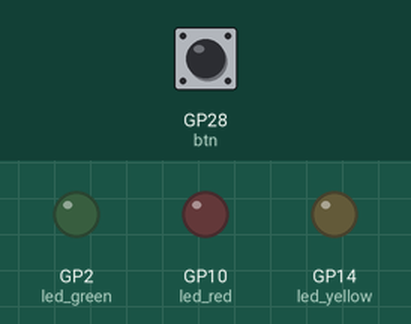
Recording of a program running on a simulated Raspberry Pi Pico running MicroPython. On the bench: output pins drawn as LEDs (lit = HIGH). Inputs (shaded band) come from the test bench; at power-on: GP28 (btn) LOW.

Above: at 1.2 s.
1.3 s: GP28 (btn) pulled HIGH for 1 s
Timing chart, 0 to 1.5 s (numbered marks = the images above; inputs shaded):
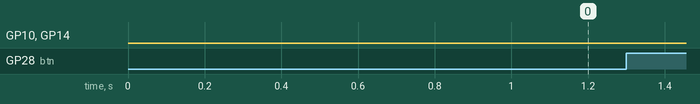

The program:

led_btn.py
```python
from machine import Pin  # type: ignore

# 黄色のLEDを14番ピンに設定
led_yellow = Pin(14, Pin.OUT)

# 赤色のLEDを10番ピンに設定
led_red = Pin(10, Pin.OUT)

# 緑色のLEDを2番ピンに設定
led_green = Pin(2, Pin.OUT)

# ボタンを28番ピンに入力として設定し、プルダウン抵抗を有効にする
btn = Pin(28, Pin.IN, Pin.PULL_DOWN)

# 黄色LEDの状態を保存する変数
led_yellow_state = 0

# 赤色LEDの状態を保存する変数
led_red_state = 0

# 緑色のLEDの状態を保存する変数
led_green_state = 0  # 修正しました

# ボタンの状態を保存する変数
btn_state = 0

# 無限ループ
while True:
    # ボタンが押されたかを確認
    if btn.value() == 1:
        btn_state = 1

    # ボタンが押された場合
    if btn_state == 1:
        # 黄色LEDの状態を切り替える
        led_yellow_state = 0 if led_yellow_state == 1 else 1
        led_yellow.value(led_yellow_state)

        # 赤色LEDの状態を切り替える
        led_red_state = 0 if led_red_state == 1 else 1
        led_red.value(led_red_state)

        # 緑色LEDの状態を切り替える
        led_green_state = 0 if led_green_state == 1 else 1
        led_green.value(led_green_state)

        # ボタンの状態をリセット
        btn_state = 0

    # エラーチェック
    if btn_state != 0 and btn_state != 1:
        print("Error!!!!")
        break  # ループを抜けてプログラムを終了
```
